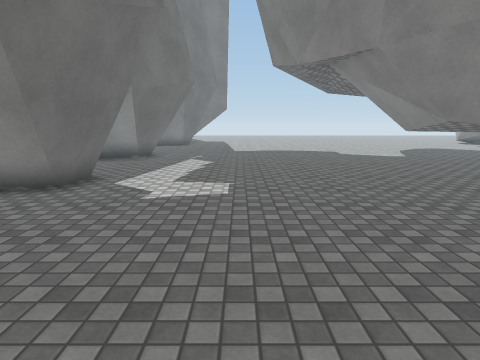
View 1 (above)

24 first-person views from a walk through a scene from a Unity 3-D project. The camera is 1.5 m above the floor, tilts 10° down and sees 75° across. The floor is counted in squares, 1 m on a side. Each view is taken from the middle of a square. On the plan, view 1 faces up. The plan holds only what a view shows up to about 15 squares ahead; the rest is blank. The place goes on beyond the plan. Some surface patterns are stand-ins.

View 2
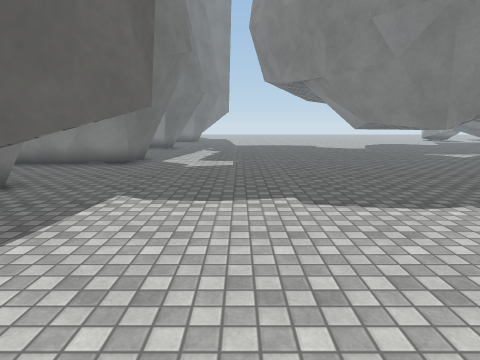

View 3
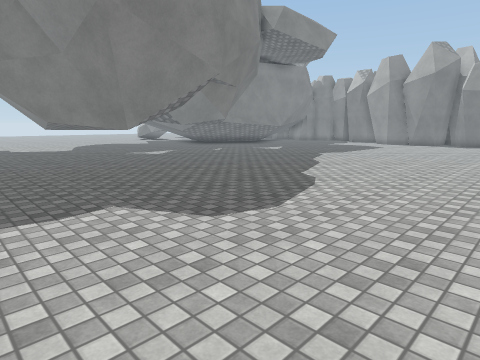

View 4
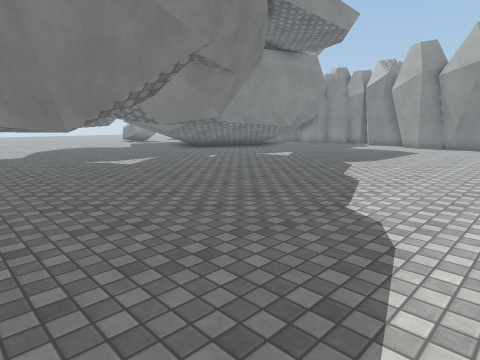

View 5
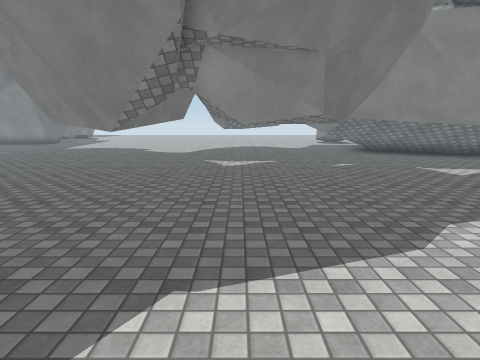

View 6
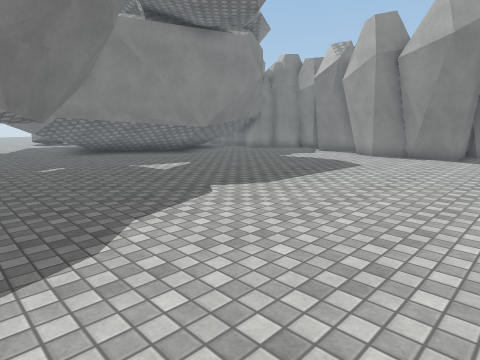

View 7
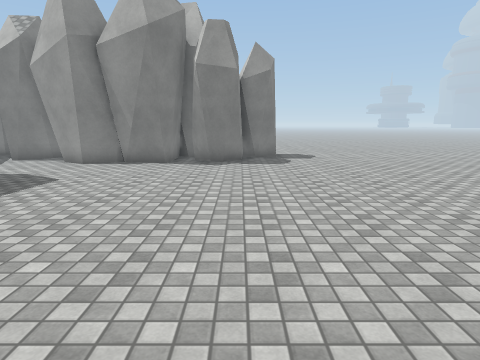

View 8
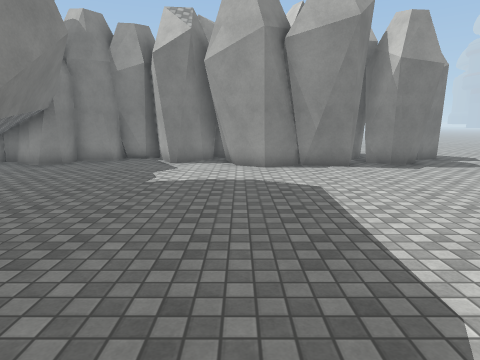

View 9
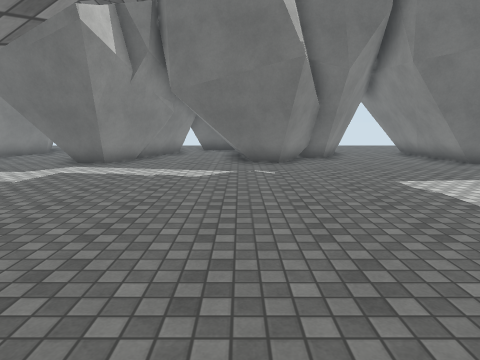

View 10
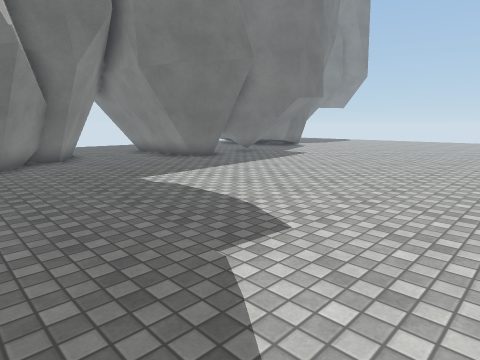

View 11
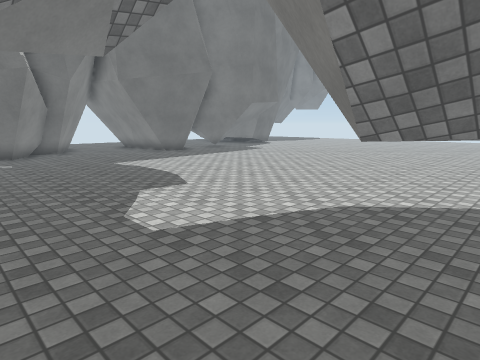

View 12
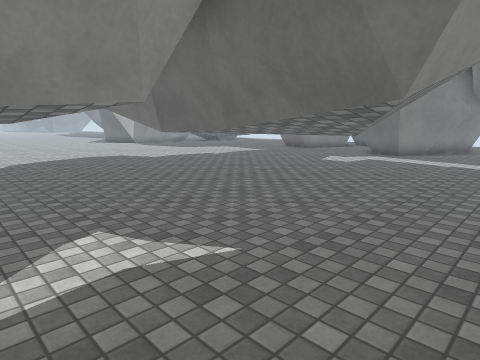

View 13
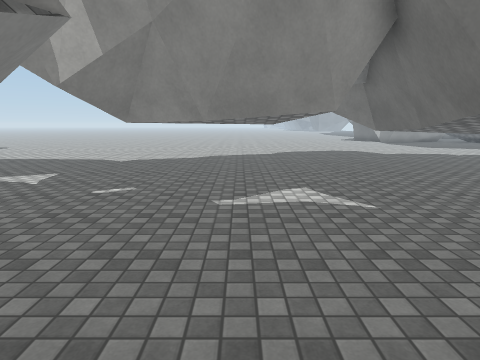

View 14
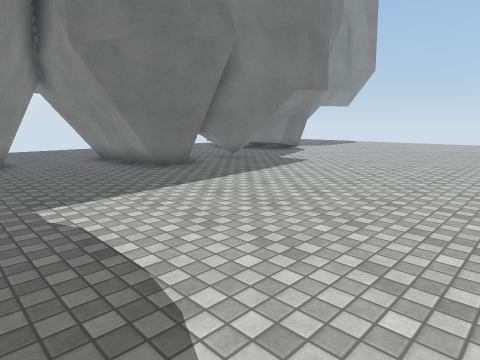

View 15
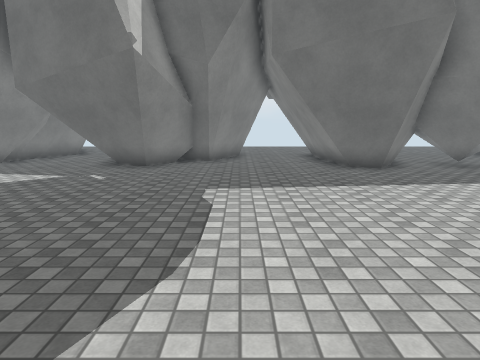

View 16
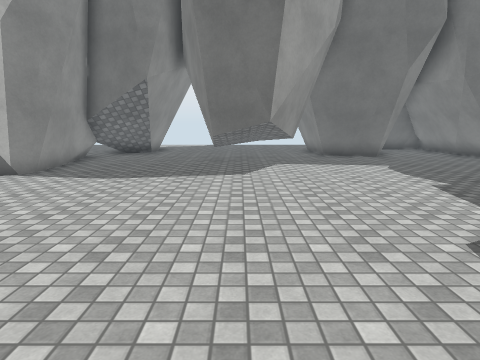

View 17
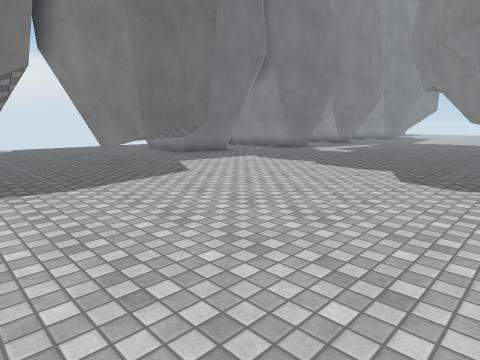

View 18
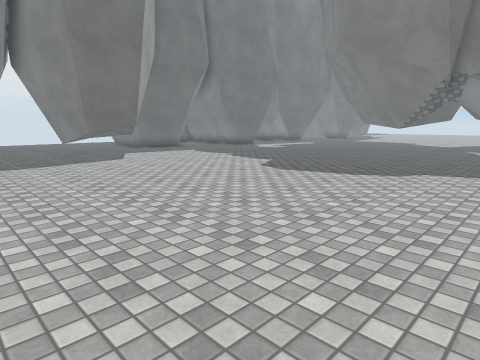

View 19
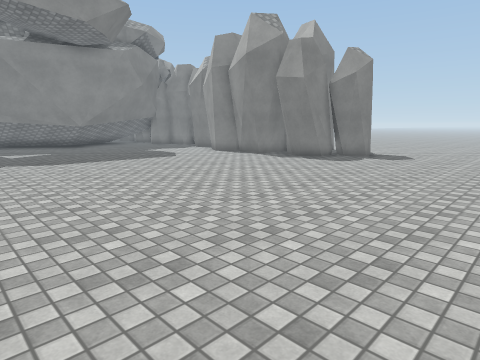

View 20
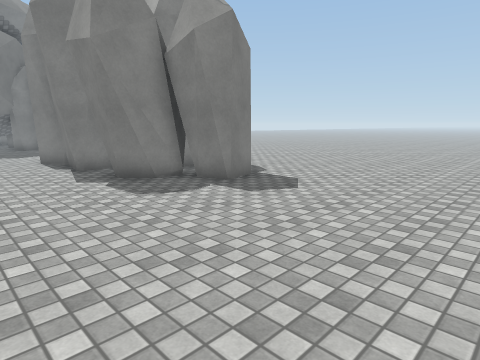

View 21
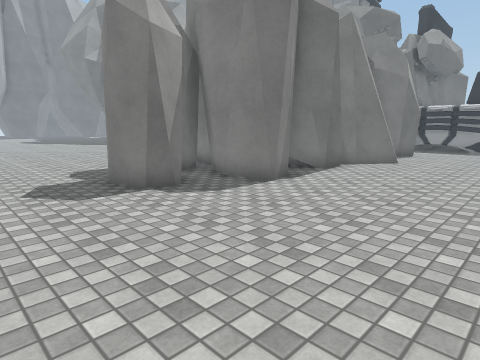

View 22
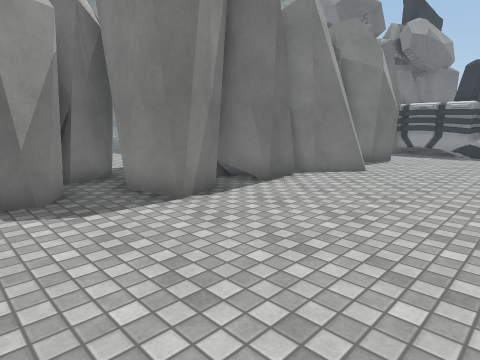

View 23
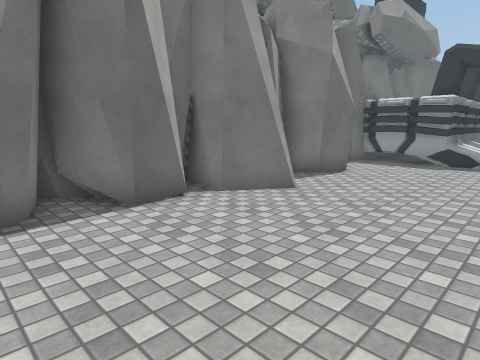

View 24
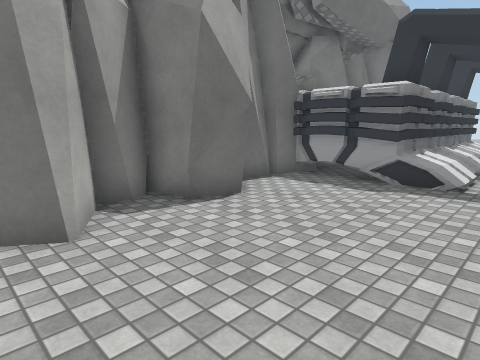

### Floor plan
Key: @ floor where view 1 was taken; # wall or solid block; . floor; / step, stairs or slope; = window, fence, low wall or low ledge; ^ raised ledge; T thing the floor can be seen under or through; O other object.
Columns run from 6 left of view 1 to 38 right of it. Each row starts with its distance up from view 1.
 26 ###..............
 25  ##..............
 24  ###..............
 23 ####..............
 22 ###...............                       O/
 21 #.................                       O/
 20 ................                         #
 19 #............... #                       #=
 18 ##..............##                       #=
 17 ##..............#..                      #O
 16  ##................                      ^=.
 15  ##..................##            #     OO.
 14 ###..................####         ##  ####O.
 13 ###...................######     ###  ####..
 12 #.............#........######    .##  #.....
 11 #...........TTT..........###   ....## #.....
 10 ##..........TTT.. T..T..............# ##.....
  9  ##.........TT.....TT...............####.....
  8  ##.........TTT....................####......
  7 ###.........TTT....................## ##.....
  6 ###...............................### ##....
  5 .................................##  ###.....
  4 .................................##  ##......
  3 ##................................#  ##......
  2 ##...............................##  ##......
  1 ##...............................######......
  0 #.....@...........................#####......
 -1  .................................####.......
 -2   ###.............................####.......
 -3 ######.............................###.......
 -4  #####..............  .......................
 -5  ####............... ........................
 -6  ................... ........................
 -7 .................... ........................
 -8 #................... ........................
 -9 #..................   ....................
-10 ##........... .... . . ....   .......

Where each view was taken, in squares from view 1:
view 1: 0 up, 0 right, facing up
view 2: 5 down, 0 right, facing up
view 3: 5 down, 2 right, facing up-right
view 4: 2 down, 5 right, facing up-right
view 5: 2 down, 11 right, facing up
view 6: 2 down, 12 right, facing up-right
view 7: 2 down, 15 right, facing right
view 8: 5 up, 16 right, facing right
view 9: 14 up, 8 right, facing left
view 10: 14 up, 8 right, facing up-left
view 11: 13 up, 12 right, facing up-left
view 12: 14 up, 12 right, facing down-left
view 13: 17 up, 12 right, facing down
view 14: 17 up, 6 right, facing up-left
view 15: 19 up, 7 right, facing left
view 16: 4 down, 9 right, facing left
view 17: 10 down, 8 right, facing up-left
view 18: 10 down, 13 right, facing up-left
view 19: 10 down, 15 right, facing up-right
view 20: 10 down, 24 right, facing up-right
view 21: 7 down, 38 right, facing up-left
view 22: 4 down, 38 right, facing up-left
view 23: 0 up, 38 right, facing up-left
view 24: 5 up, 38 right, facing up-left
